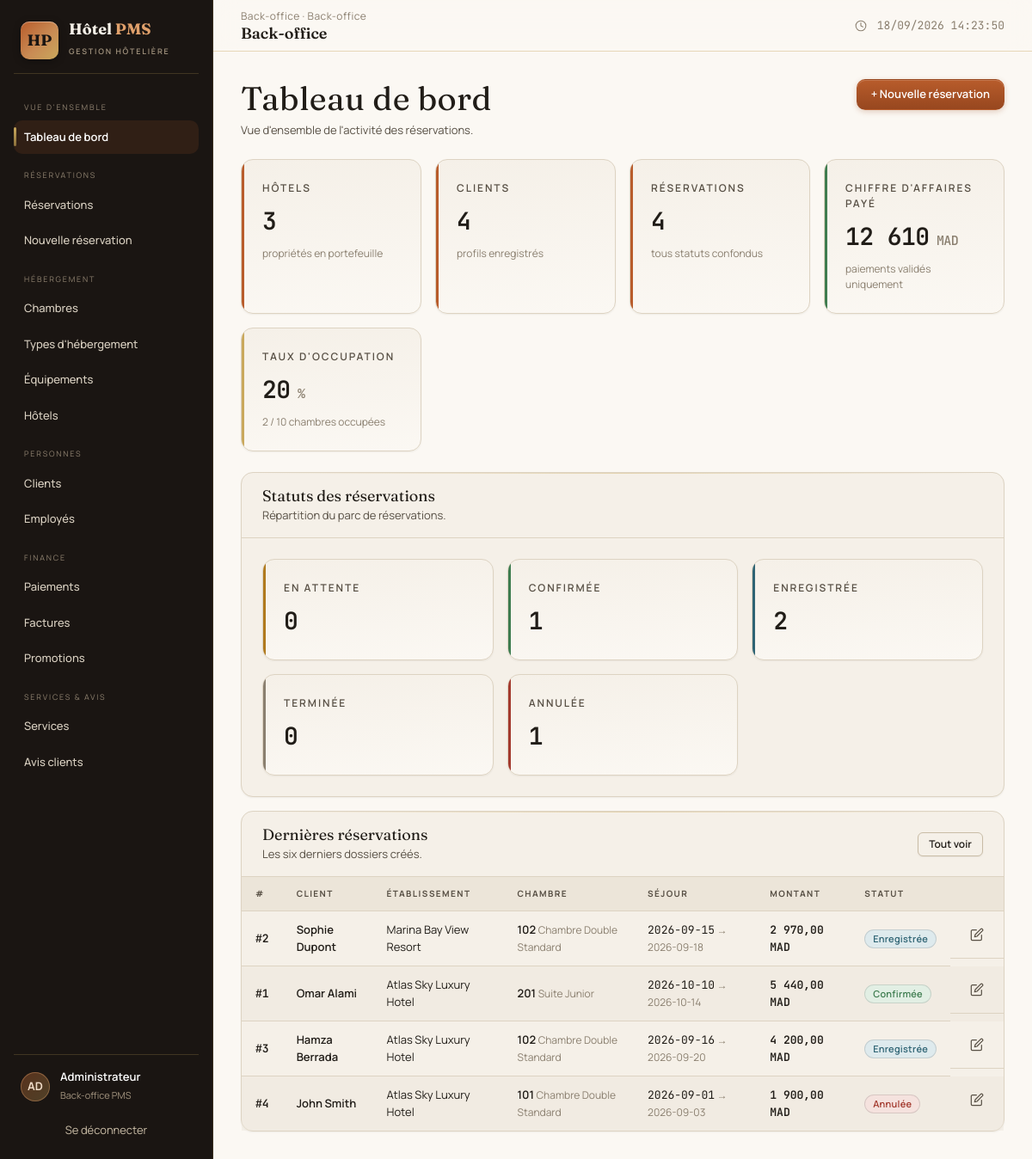
Screenshot of / (signed in) with the database file from the repository.
### tables this page shows
CREATE TABLE reservation (
    id_reservation INT AUTO_INCREMENT PRIMARY KEY,
    id_client INT NOT NULL,
    id_chambre INT NOT NULL,
    id_employe INT NULL,
    id_promotion INT NULL,
    date_reservation DATETIME DEFAULT CURRENT_TIMESTAMP,
    date_arrivee DATE NOT NULL,
    date_depart DATE NOT NULL,
    nb_adultes TINYINT NOT NULL,
    nb_enfants TINYINT DEFAULT 0,
    statut_reservation ENUM('En attente', 'Confirmée', 'Enregistrée', 'Terminée', 'Annulée') DEFAULT 'En attente',
    source_reservation ENUM('Site web', 'Téléphone', 'Agence', 'Sur place') DEFAULT 'Site web',
    montant_total DECIMAL(10,2) NOT NULL,
    CONSTRAINT chk_reservation_dates CHECK (date_depart > date_arrivee),
    CONSTRAINT chk_reservation_adultes CHECK (nb_adultes > 0),
    CONSTRAINT chk_reservation_enfants CHECK (nb_enfants >= 0),
    CONSTRAINT chk_reservation_montant CHECK (montant_total >= 0),
    CONSTRAINT fk_reservation_client FOREIGN KEY (id_client) 
        REFERENCES client(id_client) 
        ON DELETE RESTRICT 
        ON UPDATE CASCADE,
    CONSTRAINT fk_reservation_chambre FOREIGN KEY (id_chambre) 
        REFERENCES chambre(id_chambre) 
        ON DELETE RESTRICT 
        ON UPDATE CASCADE,
    CONSTRAINT fk_reservation_employe FOREIGN KEY (id_employe) 
        REFERENCES employe(id_employe) 
        ON DELETE SET NULL 
        ON UPDATE CASCADE,
    CONSTRAINT fk_reservation_promotion FOREIGN KEY (id_promotion) 
        REFERENCES promotion(id_promotion) 
        ON DELETE SET NULL 
        ON UPDATE CASCADE
);

CREATE TABLE client (
    id_client INT AUTO_INCREMENT PRIMARY KEY,
    nom VARCHAR(50) NOT NULL,
    prenom VARCHAR(50) NOT NULL,
    email VARCHAR(100) NOT NULL,
    mot_de_passe VARCHAR(255) NOT NULL,
    telephone VARCHAR(20) NULL,
    adresse VARCHAR(200) NULL,
    ville VARCHAR(50) NULL,
    pays VARCHAR(50) NULL,
    cin_passeport VARCHAR(30) NULL,
    date_naissance DATE NULL,
    date_inscription DATETIME DEFAULT CURRENT_TIMESTAMP,
    statut_fidelite ENUM('Standard', 'Silver', 'Gold', 'Platinum') DEFAULT 'Standard',
    CONSTRAINT uq_client_email UNIQUE (email),
    CONSTRAINT uq_client_cin_passeport UNIQUE (cin_passeport)
);

CREATE TABLE hotel (
    id_hotel INT AUTO_INCREMENT PRIMARY KEY,
    nom_hotel VARCHAR(100) NOT NULL,
    adresse VARCHAR(200) NOT NULL,
    ville VARCHAR(50) NOT NULL,
    pays VARCHAR(50) NOT NULL,
    telephone VARCHAR(20) NULL,
    email VARCHAR(100) NULL,
    categorie_etoiles TINYINT NULL,
    date_ouverture DATE NULL,
    created_at DATETIME DEFAULT CURRENT_TIMESTAMP,
    CONSTRAINT chk_hotel_etoiles CHECK (categorie_etoiles IS NULL OR (categorie_etoiles BETWEEN 1 AND 5))
);

CREATE TABLE chambre (
    id_chambre INT AUTO_INCREMENT PRIMARY KEY,
    id_hotel INT NOT NULL,
    id_type INT NOT NULL,
    numero_chambre VARCHAR(10) NOT NULL,
    etage TINYINT NULL,
    prix_nuit DECIMAL(10,2) NOT NULL,
    vue ENUM('Mer', 'Jardin', 'Ville', 'Piscine', 'Aucune') DEFAULT 'Aucune',
    fumeur BOOLEAN DEFAULT FALSE,
    statut_chambre ENUM('Disponible', 'Occupée', 'Maintenance', 'Nettoyage') DEFAULT 'Disponible',
    CONSTRAINT uq_chambre_hotel_numero UNIQUE (id_hotel, numero_chambre),
    CONSTRAINT chk_chambre_prix CHECK (prix_nuit >= 0),
    CONSTRAINT fk_chambre_hotel FOREIGN KEY (id_hotel) 
        REFERENCES hotel(id_hotel) 
        ON DELETE RESTRICT 
        ON UPDATE CASCADE,
    CONSTRAINT fk_chambre_type FOREIGN KEY (id_type) 
        REFERENCES type_hebergement(id_type) 
        ON DELETE RESTRICT 
        ON UPDATE CASCADE
);

CREATE TABLE type_hebergement (
    id_type INT AUTO_INCREMENT PRIMARY KEY,
    libelle VARCHAR(50) NOT NULL,
    description TEXT NULL,
    capacite_max TINYINT NOT NULL,
    superficie_m2 DECIMAL(5,2) NULL,
    prix_base_nuit DECIMAL(10,2) NOT NULL,
    CONSTRAINT chk_type_capacite CHECK (capacite_max > 0),
    CONSTRAINT chk_type_prix CHECK (prix_base_nuit >= 0)
);

### index.php (the view, shortened to what this page needs)
<?php
require_once __DIR__ . "/includes/header.php";
$nb_hotels    = (int) $pdo->query("SELECT COUNT(*) FROM hotel")->fetchColumn();
$nb_clients   = (int) $pdo->query("SELECT COUNT(*) FROM client")->fetchColumn();
$nb_chambres  = (int) $pdo->query("SELECT COUNT(*) FROM chambre")->fetchColumn();
$nb_occupees  = (int) $pdo->query("SELECT COUNT(*) FROM chambre WHERE statut_chambre = 'Occupée'")->fetchColumn();
$ca_paye = (float) $pdo->query(
    "SELECT COALESCE(SUM(montant), 0) FROM paiement WHERE statut_paiement = 'Validé'"
)->fetchColumn();
$statuts = $pdo->query(
    "SELECT statut_reservation, COUNT(*) AS nb
     FROM reservation GROUP BY statut_reservation"
)->fetchAll();
$statut_total = 0;
$statut_map = [];
foreach ($statuts as $s) {
    $statut_map[$s["statut_reservation"]] = (int) $s["nb"];
    $statut_total += (int) $s["nb"];
}
$dernieres = $pdo->query(
    "SELECT r.id_reservation, c.prenom, c.nom, h.nom_hotel, ch.numero_chambre,
            th.libelle AS type_libelle, r.date_arrivee, r.date_depart,
            r.statut_reservation, r.montant_total
     FROM reservation r
     JOIN client c        ON r.id_client  = c.id_client
     JOIN chambre ch      ON r.id_chambre = ch.id_chambre
     JOIN hotel h         ON ch.id_hotel  = h.id_hotel
     JOIN type_hebergement th ON ch.id_type = th.id_type
     ORDER BY r.date_reservation DESC
     LIMIT 6"
)->fetchAll();
$taux_occupation = $nb_chambres > 0
    ? round(($nb_occupees / $nb_chambres) * 100)
    : 0;
function statut_badge(string $statut): string
{
    return match ($statut) {
        "Confirmée"  => "<span class=\"badge ok\">Confirmée</span>",
        "Enregistrée" => "<span class=\"badge info\">Enregistrée</span>",
        "En attente" => "<span class=\"badge warn\">En attente</span>",
        "Terminée"   => "<span class=\"badge neutral\">Terminée</span>",
        "Annulée"    => "<span class=\"badge bad\">Annulée</span>",
        default      => "<span class=\"badge neutral\">" . htmlspecialchars($statut) . "</span>",
    };
}
?>
<div class="page-head">
    <div>
        <h1>Tableau de bord</h1>
        <p>Vue d'ensemble de l'activité des réservations.</p>
    </div>
    <a href="reservation_create.php" class="btn primary">+ Nouvelle réservation</a>
</div>
<div class="kpis">
    <div class="kpi">
        <div class="kpi-label">Hôtels</div>
        <div class="kpi-value"><?= $nb_hotels ?></div>
        <div class="kpi-note">propriétés en portefeuille</div>
    </div>
    <div class="kpi">
        <div class="kpi-label">Clients</div>
        <div class="kpi-value"><?= $nb_clients ?></div>
        <div class="kpi-note">profils enregistrés</div>
    </div>
    <div class="kpi">
        <div class="kpi-label">Réservations</div>
        <div class="kpi-value"><?= $statut_total ?></div>
        <div class="kpi-note">tous statuts confondus</div>
    </div>
    <div class="kpi green">
        <div class="kpi-label">Chiffre d'affaires payé</div>
        <div class="kpi-value"><?= number_format($ca_paye, 0, ",", " ") ?><small> MAD</small></div>
        <div class="kpi-note">paiements validés uniquement</div>
    </div>
    <div class="kpi gold">
        <div class="kpi-label">Taux d'occupation</div>
        <div class="kpi-value"><?= $taux_occupation ?><small> %</small></div>
        <div class="kpi-note"><?= $nb_occupees ?> / <?= $nb_chambres ?> chambres occupées</div>
    </div>
</div>
<div class="stack">
    <div class="card">
        <div class="card-head">
            <div>
                <h3>Statuts des réservations</h3>
                <p>Répartition du parc de réservations.</p>
            </div>
        </div>
        <div class="card-body">
            <div class="kpis" style="margin-bottom:0">
                <?php foreach (["En attente" => "warn", "Confirmée" => "ok", "Enregistrée" => "info", "Terminée" => "sand", "Annulée" => "red"] as $st => $class): ?>
                    <div class="kpi <?= $class ?>">
                        <div class="kpi-label"><?= htmlspecialchars($st) ?></div>
                        <div class="kpi-value"><?= $statut_map[$st] ?? 0 ?></div>
                    </div>
                <?php endforeach; ?>
            </div>
        </div>
    </div>
    <div class="card">
        <div class="card-head">
            <div>
                <h3>Dernières réservations</h3>
                <p>Les six derniers dossiers créés.</p>
            </div>
            <a href="reservations.php" class="btn secondary sm">Tout voir</a>
        </div>
        <div class="card-body" style="padding:0">
            <div class="table-wrap">
                <table class="table">
                    <thead>
                        <tr>
                            <th>#</th>
                            <th>Client</th>
                            <th>Établissement</th>
                            <th>Chambre</th>
                            <th>Séjour</th>
                            <th>Montant</th>
                            <th>Statut</th>
                            <th></th>
                        </tr>
                    </thead>
                    <tbody>
                        <?php foreach ($dernieres as $r): ?>
                            <tr>
                                <td class="num">#<?= (int) $r["id_reservation"] ?></td>
                                <td class="cell-main"><?= htmlspecialchars($r["prenom"] . " " . $r["nom"]) ?></td>
                                <td><?= htmlspecialchars($r["nom_hotel"]) ?></td>
                                <td>
                                    <span class="cell-main"><?= htmlspecialchars($r["numero_chambre"]) ?></span>
                                    <span class="cell-sub"> <?= htmlspecialchars($r["type_libelle"]) ?></span>
                                </td>
                                <td>
                                    <span class="mono"><?= htmlspecialchars($r["date_arrivee"]) ?></span>
                                    <span class="cell-sub"> → <?= htmlspecialchars($r["date_depart"]) ?></span>
                                </td>
                                <td class="num"><?= number_format((float) $r["montant_total"], 2, ",", " ") ?> MAD</td>
                                <td><?= statut_badge($r["statut_reservation"]) ?></td>
                                <td class="table-actions">
                                    <a href="reservation_detail.php?id=<?= (int) $r["id_reservation"] ?>" title="Consulter">›</a>
                                </td>
                            </tr>
                        <?php endforeach; ?>
                    </tbody>
                </table>
            </div>
        </div>
    </div>
</div>
<?php require __DIR__ . "/includes/footer.php"; ?>

### includes/header.php (shortened to what this page needs)
<?php
$page_title = $page_title ?? "Back-office";
?>
<!DOCTYPE html>
<html lang="fr">
<head>
<link rel="stylesheet" href="assets/admin.css">
</head>
<body>
<div class="app">
    <?php require __DIR__ . "/sidebar.php"; ?>
    <div class="main">
        <header class="topbar">
            <div>
                <div class="crumb">Back-office &middot; <?= htmlspecialchars($page_title) ?></div>
                <h2><?= htmlspecialchars($page_title) ?></h2>
            </div>
            <div class="top-actions">
                <svg width="14" height="14" viewBox="0 0 24 24" fill="none" stroke="currentColor" stroke-width="1.8" stroke-linecap="round" stroke-linejoin="round" style="color:var(--ink-faint)"><circle cx="12" cy="12" r="10"/><polyline points="12 6 12 12 16 14"/></svg>
                <span class="mono" id="liveClock" style="color:var(--ink-faint)"></span>
            </div>
        </header>
        <main class="content">

### includes/sidebar.php (shortened to what this page needs)
<?php
$current_page = basename($_SERVER["PHP_SELF"]);
$nav_sections = [
    "Vue d'ensemble" => [
        ["index.php", "Tableau de bord"],
    ],
    "Réservations" => [
        ["reservations.php", "Réservations"],
        ["reservation_create.php", "Nouvelle réservation"],
    ],
    "Hébergement" => [
        ["chambres.php", "Chambres"],
        ["types_hebergement.php", "Types d'hébergement"],
        ["equipements.php", "Équipements"],
        ["hotels.php", "Hôtels"],
    ],
    "Personnes" => [
        ["clients.php", "Clients"],
        ["employes.php", "Employés"],
    ],
    "Finance" => [
        ["paiements.php", "Paiements"],
        ["factures.php", "Factures"],
        ["promotions.php", "Promotions"],
    ],
    "Services & avis" => [
        ["services.php", "Services"],
        ["avis.php", "Avis clients"],
    ],
];
function nav_is_active(string $href, string $current): bool
{
    return $href === $current;
}
?>
<aside class="sidebar">
    <a href="index.php" class="wordmark">
        <span class="crest">HP</span>
        <span>
            <span class="name">Hôtel <em>PMS</em></span>
            <span class="sub">Gestion hôtelière</span>
        </span>
    </a>
    <nav>
        <?php foreach ($nav_sections as $label => $links): ?>
            <div class="section-label"><?= htmlspecialchars($label) ?></div>
            <?php foreach ($links as [$href, $title]): ?>
                <a href="<?= htmlspecialchars($href) ?>" class="<?= nav_is_active($href, $current_page) ? "active" : "" ?>">
                    <?= $nav_icons[$title] ?? "" ?><span><?= htmlspecialchars($title) ?></span>
                </a>
            <?php endforeach; ?>
        <?php endforeach; ?>
    </nav>
    <div class="sidebar-foot">
        <div class="user-chip">
            <span class="avatar">AD</span>
            <span class="who">
                <b>Administrateur</b>
                <span>Back-office PMS</span>
            </span>
        </div>
        <a href="logout.php" class="logout">Se déconnecter</a>
    </div>
</aside>

### includes/footer.php (shortened to what this page needs)
</main>
</div>
</div>
</body>
</html>

### rows the page displays
reservation: id_reservation "2", id_client.nom "Sophie Dupont", hotel.nom_hotel "Marina Bay View Resort", id_chambre.numero_chambre "102", type_hebergement.libelle "Chambre Double Standard", date_arrivee "2026-09-15", date_depart "2026-09-18", montant_total "2 970,00", statut_reservation "Enregistrée"
reservation: id_reservation "1", id_client.nom "Omar Alami", hotel.nom_hotel "Atlas Sky Luxury Hotel", id_chambre.numero_chambre "201", type_hebergement.libelle "Suite Junior", date_arrivee "2026-10-10", date_depart "2026-10-14", montant_total "5 440,00", statut_reservation "Confirmée"
reservation: id_reservation "3", id_client.nom "Hamza Berrada", hotel.nom_hotel "Atlas Sky Luxury Hotel", id_chambre.numero_chambre "102", type_hebergement.libelle "Chambre Double Standard", date_arrivee "2026-09-16", date_depart "2026-09-20", montant_total "4 200,00", statut_reservation "Enregistrée"
reservation: id_reservation "4", id_client.nom "John Smith", hotel.nom_hotel "Atlas Sky Luxury Hotel", id_chambre.numero_chambre "101", type_hebergement.libelle "Chambre Double Standard", date_arrivee "2026-09-01", date_depart "2026-09-03", montant_total "1 900,00", statut_reservation "Annulée"

### other values shown
$label "VUE D'ENSEMBLE"
$title "Tableau de bord"
$label "RÉSERVATIONS"
$title "Réservations"
$title "Nouvelle réservation"
$label "HÉBERGEMENT"
$title "Chambres"
$title "Types d'hébergement"
$title "Équipements"
$title "Hôtels"
$label "PERSONNES"
$title "Clients"
$title "Employés"
$label "FINANCE"
$title "Paiements"
